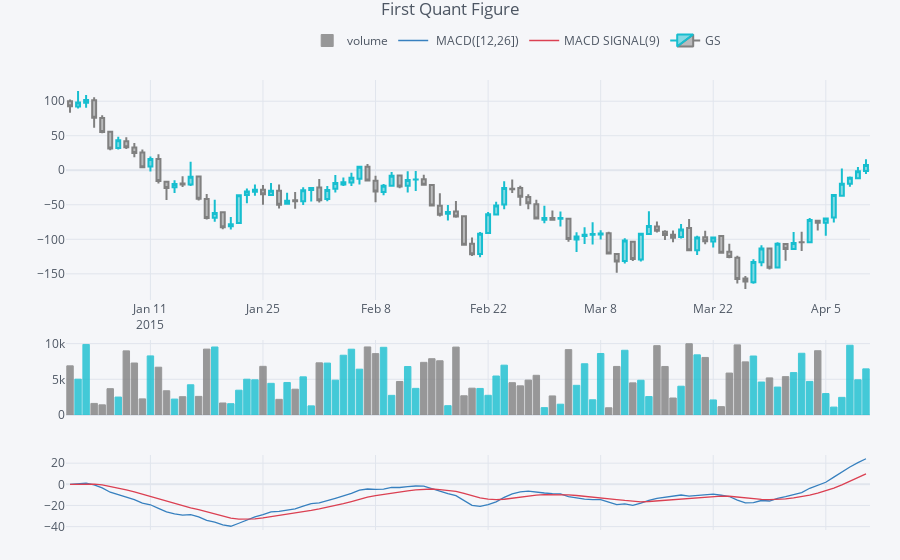

This figure's notebook cell:
### Code cell
qf=cf.QuantFig(df,title='First Quant Figure',legend='top',name='GS')
qf.add_volume(hovertext=[f"A:<BR>{i}<BR>{i}<BR>{i}<BR>{i}"for i in range(len(df))])
qf.add_macd()
qf.iplot()
